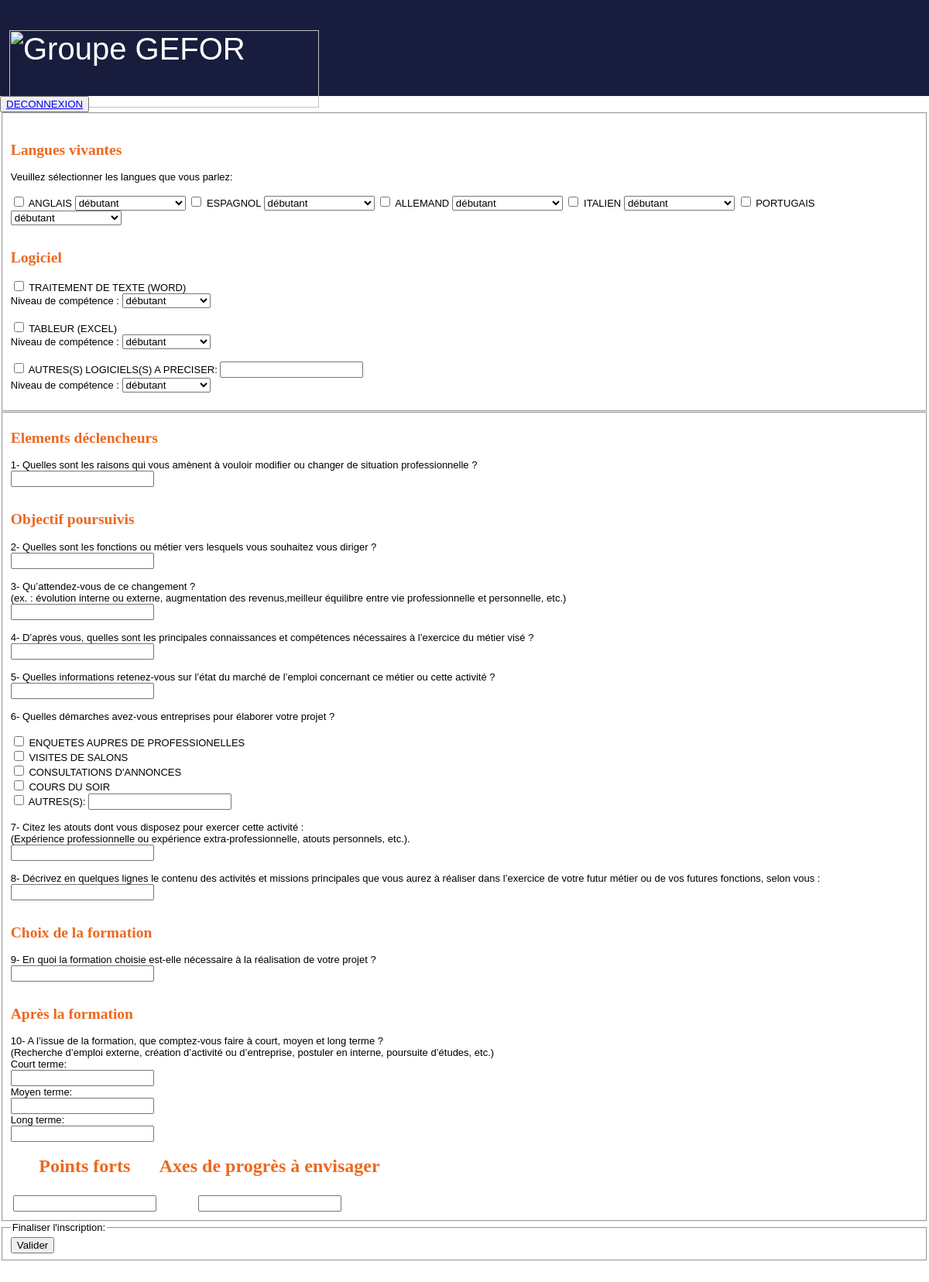
Screenshot of /dossier_candidat/formulaire2_inscription.php (signed in) with the database file from the repository.
### tables this page shows
CREATE TABLE IF NOT EXISTS `langues` (
  `idlangues` int(11) NOT NULL AUTO_INCREMENT,
  `langues` varchar(45) NOT NULL,
  `date_ajout` date DEFAULT NULL,
  `date_modification` date DEFAULT NULL,
  PRIMARY KEY (`idlangues`)
);

CREATE TABLE IF NOT EXISTS `logiciel` (
  `idlogiciel` int(11) NOT NULL AUTO_INCREMENT,
  `libelle` varchar(45) DEFAULT NULL,
  `date_ajout` date DEFAULT NULL,
  `date_modification` date DEFAULT NULL,
  PRIMARY KEY (`idlogiciel`)
);

CREATE TABLE IF NOT EXISTS `demarche_entreprise` (
  `iddemarche_entreprise` int(11) NOT NULL AUTO_INCREMENT,
  `libelle` varchar(45) NOT NULL,
  `date_ajout` date DEFAULT NULL,
  `date_modification` date DEFAULT NULL,
  PRIMARY KEY (`iddemarche_entreprise`)
);

### dossier_candidat/formulaire2_inscription.php (the view, shortened to what this page needs)
<?php
require_once('../bdd/connect.php');
$query=$db->prepare("SELECT * FROM langues;");
$query->execute();
$result_langue=$query->fetchall();
$query1=$db->prepare("SELECT * FROM logiciel WHERE libelle NOT IN ('AUTRE(S)');");
$query1->execute();
$result_logiciel=$query1->fetchall();
$query2=$db->prepare("SELECT * FROM demarche_entreprise WHERE libelle NOT IN ('AUTRES');");
$query2->execute();
$result_demarche=$query2->fetchall();
?>
<?php
require_once('../header.php');
?>
    <div>
        <button><a href="logout.php">DECONNEXION</a></button>
    </div>
    <form action="formulaire2_inscription.php" method="post">
        <fieldset>
            <div >
            <?php if(isset($error)){echo "<span style='color: red'>".$error."</span>";}else{echo "<br>";}?>
                <h2>Langues vivantes</h2>
                <label>Veuillez sélectionner les langues que vous parlez:</label><br><br>
                <?php
                    foreach($result_langue as $langue){?>
                    <input type="checkbox" id="<?= $langue['idlangues']?>"name="langue[]" value="<?= $langue['idlangues']?>" >
                    <label for="langues"><?= $langue['langues']?></label>
                    <select name="niveau[]" id="niv_langues">
                  <optgroup>
					<option value="débutant">débutant</option>
                   </optgroup>
                </select>
                    <?php
                        }?>
                <br>
                <br>
            </div>
            <div >
                <h2>Logiciel</h2>
                <?php
                    foreach($result_logiciel as $logiciel){?>
                    <input type="checkbox" id="logiciel"name="logiciel[]" value="<?= $logiciel['idlogiciel']?>" onclick="myFunction()" >
                    <label for="logiciel[]"><?= $logiciel['libelle']?></label>
                    <br>
                    <label>Niveau de compétence :</label>
                    <select name="niveaulogiciel[]" id="niv_logiciel">
                  <optgroup>
					<option value="débutant">débutant</option>
                   </optgroup>
                </select>
                        <br>
                        <br>
                    <?php
                        }
                    ?>
                    <input type="checkbox" id="3"name="logiciel[]" value="3" onclick="myFunction1()" >
                    <label for="logiciel">AUTRES(S)  LOGICIELS(S) A PRECISER: </label>
                    <input type="text" name="logicielautre" value="<?php if(isset($_SESSION['erreur']) && !empty($_SESSION['erreur']['logicielautre'])){echo $_SESSION['erreur']['logicielautre'];}?>" id="myBtn" >
                    <br>
                    <label>Niveau de compétence :</label>
                    <select name="niveaulogiciel[]" id="niv_logiciel">
                  <optgroup>
					<option value="débutant">débutant</option>
                   </optgroup>
                </select>
                <br>
                <br>
            </div>
        </fieldset>
        <fieldset>
            <h2>Elements déclencheurs</h2>
            <label>1- Quelles sont les raisons qui vous amènent à vouloir modifier ou changer de situation professionnelle ?</label> <br>
            <input type="text" name="element_declencheur" value="<?php if(isset($_SESSION['erreur']) && !empty($_SESSION['erreur']['element_declencheur'])){echo $_SESSION['erreur']['element_declencheur'];}?>">
            <br>
            <br>
            <h2>Objectif poursuivis</h2>
            <label>2- Quelles sont les fonctions ou métier vers lesquels vous souhaitez vous diriger ?</label><br>
            <input type="text" name="objectif2" value="<?php if(isset($_SESSION['erreur']) && !empty($_SESSION['erreur']['objectif2'])){echo $_SESSION['erreur']['objectif2'];}?>">
            <br>
            <br>
            <label>3- Qu’attendez-vous de ce changement ? <br>(ex. : évolution interne ou externe, augmentation des revenus,meilleur équilibre entre vie professionnelle et personnelle, etc.)</label><br>
            <input type="text" name="objectif3" value="<?php if(isset($_SESSION['erreur']) && !empty($_SESSION['erreur']['objectif3'])){echo $_SESSION['erreur']['objectif3'];}?>">
            <br>
            <br>
            <label>4- D’après vous, quelles sont les principales connaissances et compétences nécessaires à l’exercice du métier visé ?</label><br>
            <input type="text" name="objectif4" value="<?php if(isset($_SESSION['erreur']) && !empty($_SESSION['erreur']['objectif4'])){echo $_SESSION['erreur']['objectif4'];}?>">
            <br>
            <br>
            <label>5- Quelles informations retenez-vous sur l’état du marché de l’emploi concernant ce métier ou cette activité ?</label><br>
            <input type="text" name="objectif5" value="<?php if(isset($_SESSION['erreur']) && !empty($_SESSION['erreur']['objectif5'])){echo $_SESSION['erreur']['objectif5'];}?>">
            <br>
            <br>
            <label>6- Quelles démarches avez-vous entreprises pour élaborer votre projet ?</label><br>
            <br>
            <?php
                    foreach($result_demarche as $demarche){?>
                    <input type="checkbox" id="demarche"name="demarche[]" value="<?= $demarche['iddemarche_entreprise']?>" onclick="myFunction2()" >
                    <label for="demarche"><?= $demarche['libelle']?></label>
                    <br>
            <?php
                    }
            ?>
                <input type="checkbox" id="5"name="demarche[]" value="5" onclick="myFunction3()" >
                <label for="demarche">AUTRES(S): </label>
                <input type="text" name="demarcheautre" value="<?php if(isset($_SESSION['erreur']) && !empty($_SESSION['erreur']['demarcheautre'])){echo $_SESSION['erreur']['demarcheautre'];}?>" id="myBt" >
            <br>
            <br>
            <label>7- Citez les atouts dont vous disposez pour exercer cette activité :<br>
            (Expérience professionnelle ou expérience extra-professionnelle, atouts personnels, etc.).</label><br>
            <input type="text" name="objectif7" value="<?php if(isset($_SESSION['erreur']) && !empty($_SESSION['erreur']['objectif7'])){echo $_SESSION['erreur']['objectif7'];}?>">
            <br>
            <br>
            <label>8- Décrivez en quelques lignes le contenu des activités et missions principales que vous aurez à réaliser dans l’exercice de votre futur métier ou de vos futures fonctions, selon vous :</label><br>
            <input type="text" name="objectif8" value="<?php if(isset($_SESSION['erreur']) && !empty($_SESSION['erreur']['objectif8'])){echo $_SESSION['erreur']['objectif8'];}?>">
            <br>
            <br>
            <h2>Choix de la formation</h2>
            <label>9- En quoi la formation choisie est-elle nécessaire à la réalisation de votre projet ?</label><br>
            <input type="text" name="pk_formation" value="<?php if(isset($_SESSION['erreur']) && !empty($_SESSION['erreur']['pk_formation'])){echo $_SESSION['erreur']['pk_formation'];}?>">
            <br>
            <br>
            <h2>Après la formation</h2>
            <label>10- A l’issue de la formation, que comptez-vous faire à court, moyen et long terme ?<br>
            (Recherche d’emploi externe, création d’activité ou d’entreprise, postuler en interne, poursuite d’études, etc.)</label><br>
            <label>Court terme: </label><br>
            <input type="text" name="court" value="<?php if(isset($_SESSION['erreur']) && !empty($_SESSION['erreur']['court'])){echo $_SESSION['erreur']['court'];}?>">
            <br>
            <label>Moyen terme: </label><br>
            <input type="text" name="moyen" value="<?php if(isset($_SESSION['erreur']) && !empty($_SESSION['erreur']['moyen'])){echo $_SESSION['erreur']['moyen'];}?>">
            <br>
            <label>Long terme: </label><br>
            <input type="text" name="long_terme" value="<?php if(isset($_SESSION['erreur']) && !empty($_SESSION['erreur']['long_terme'])){echo $_SESSION['erreur']['long_terme'];}?>">
            <br>
            <br>
            <table>
                    <thead>
                        <th><h2>Points forts    </h2></th>
                        <th><h2> Axes de progrès à envisager</h2></th>
                    </thead>
                    <tbody>
                        <tr>
                            <th><input type="text" name="points_forts" value="<?php if(isset($_SESSION['erreur']) && !empty($_SESSION['erreur']['points_forts'])){echo $_SESSION['erreur']['points_forts'];}?>"></th>
                            <th><input type="text" name="axe_progres" value="<?php if(isset($_SESSION['erreur']) && !empty($_SESSION['erreur']['axe_progres'])){echo $_SESSION['erreur']['axe_progres'];}?>"></th>
                        </tr>
                    </tbody>
            </table>
        </fieldset>
        <fieldset>
            <legend>Finaliser l'inscription:</legend>
            <input type="submit" value="Valider">
        </fieldset>
    </form>
    <br>
    <br>

### dossier_candidat/style.css (style rules this page uses)
body { font-family: 'Century Gothic', Calibri, sans-serif; font-size: 13px; margin: 0px; padding: 0px; }
h2 { color: #ec681f; font-family: 'Playfair Display', serif; }

### rows the page displays
langues: langues "ANGLAIS"
langues: langues "ESPAGNOL"
langues: langues "ALLEMAND"
langues: langues "ITALIEN"
langues: langues "PORTUGAIS"
logiciel: libelle "TRAITEMENT DE TEXTE (WORD)"
logiciel: libelle "TABLEUR (EXCEL)"
demarche_entreprise: libelle "ENQUETES AUPRES DE PROFESSIONELLES"
demarche_entreprise: libelle "VISITES DE SALONS"
demarche_entreprise: libelle "CONSULTATIONS D'ANNONCES"
demarche_entreprise: libelle "COURS DU SOIR"
